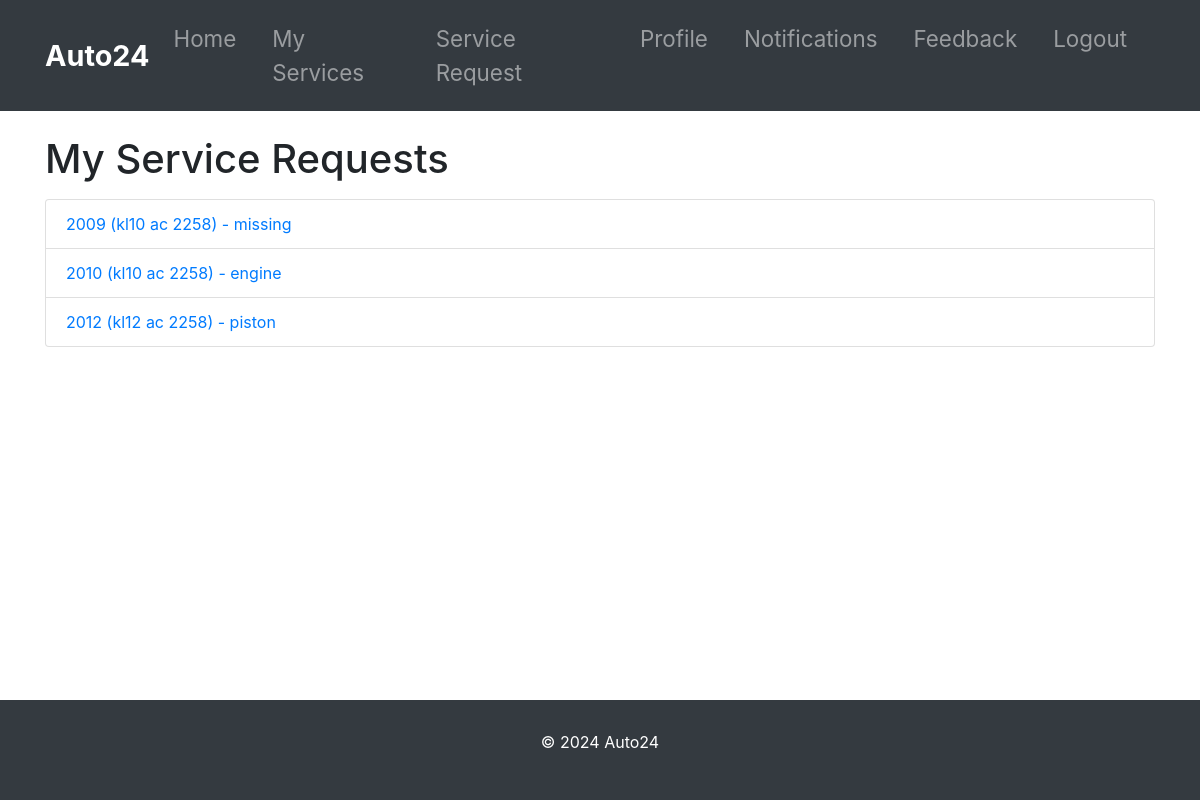
Page /customer/my_services/ (signed in) on the earlier database version.
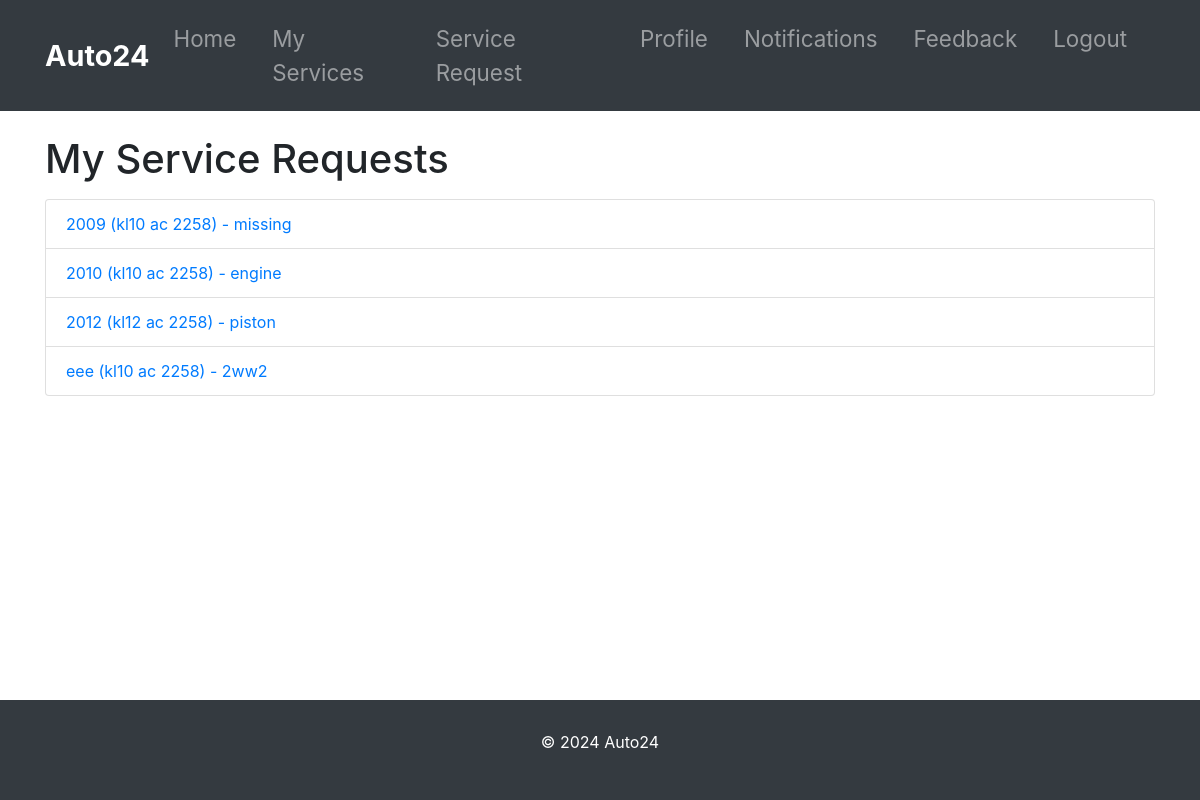
Same page on the later database version.
### customer_management/models.py (models this page shows, shortened)
class ServiceRequest(models.Model):
    STATUS_CHOICES = [
        ('Pending', 'Pending'),
        ('Approved', 'Approved'),
        ('Repairing', 'Repairing'),
        ('Repairing Done', 'Repairing Done'),
        ('Released', 'Released')
    ]
    customer = models.ForeignKey(Customer, on_delete=models.CASCADE, related_name='service_requests')
    vehicle = models.ForeignKey(Vehicle, on_delete=models.CASCADE, related_name='service_requests')
    problem_description = models.TextField()
    status = models.CharField(max_length=20, choices=STATUS_CHOICES, default='Pending')
    cost = models.DecimalField(max_digits=10, decimal_places=2, null=True, blank=True)
    created_at = models.DateTimeField(default=timezone.now)

class Vehicle(models.Model):
    number = models.CharField(max_length=20)
    model = models.CharField(max_length=100)
    customer = models.ForeignKey(Customer, on_delete=models.CASCADE, related_name='vehicles')
    def __str__(self):
        return f"{self.model} ({self.number})"

### customer_management/views.py (the view)
# urls.py: path('customer/my_services/', views.my_services, name='my_services'),
def my_services(request):
    customer = Customer.objects.get(user=request.user)
    service_requests = ServiceRequest.objects.filter(customer=customer)
    return render(request,'customer/my_services.html', {'service_requests': service_requests})

### templates/customer/my_services.html (shortened to what this page needs)
{% extends 'customer/base.html' %}
{% block content %}
<div class="container mt-4">
    <h1>My Service Requests</h1>
    <ul class="list-group mt-3">
        {% for request in service_requests %}
        <li class="list-group-item">
            <a href="{% url 'service_request_detail' request.pk %}">
                {{ request.vehicle }} - {{ request.problem_description }}
            </a>
        </li>
        {% endfor %}
    </ul>
</div>
{% endblock %}

Differences in the rows shown:
added ServiceRequest: vehicle "eee (kl10 ac 2258)", problem_description "2ww2"
